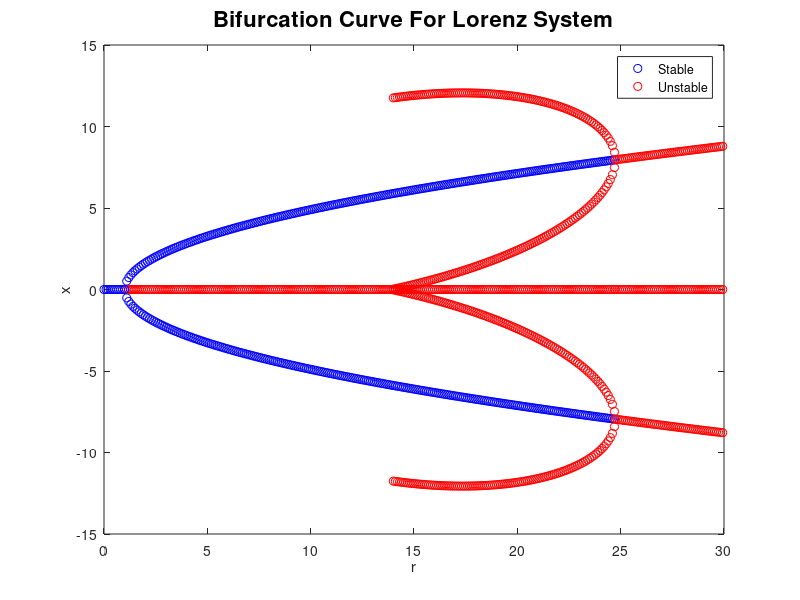

Source code (MATLAB):
sigma=10;
r=28;
b=8/3;
rh=sigma*(sigma+b+3)/(sigma-b-1);
figure
% x0=sqrt(b*(rh-1));
% p=(x0)^2/(13.926-rh);
% q=(-x0)^2/(13.926-rh);


for r1=1:0.1:rh
x1=sqrt(b*(r1-1));
x2=-x1;
x8=0;
plot(r1,x1,'bo')
plot(r1,x2,'bo')
hold on
plot(r1,x8,'ro')
hold on
if r1>13.926
p=(x1)^2/(13.926-rh);
x3=sqrt(p*(r1-rh))+x1;
x4=-sqrt(p*(r1-rh))+x1;
q=(x2)^2/(13.926-rh);
x5=sqrt(q*(r1-rh))+x2;
x6=-sqrt(q*(r1-rh))+x2;
plot(r1,x3,'ro')
plot(r1,x4,'ro')
hold on
plot(r1,x5,'ro')
plot(r1,x6,'ro')
hold on
end
end
for r1=0:0.1:1
    x7=0;
    plot(r1,x7,'bo')
    hold on
end
for r1=rh:0.1:30
    x9=sqrt(b*(r1-1));
x10=-x9;
    x11=0;
    plot(r1,x9,'ro')
    plot(r1,x10,'ro')
    plot(r1,x11,'ro')
    hold on
end
legend('Stable','Unstable')
xlabel('r');ylabel('x');
title('Bifurcation Curve For Lorenz System','fontsize',16);
